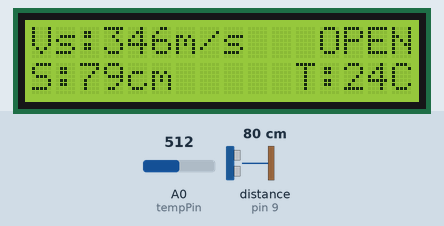
A sketch run on a simulated Arduino Uno, built with avr-gcc and run on an emulated ATmega328P. Shown: 16×2 character LCD. Wiring (inferred from the names in the program): ultrasonic range finder: trigger pin 8; echo pin 9. Inputs (shaded band) come from the test bench; at power-on: distance to the obstacle (sensor on pin 9) 80 cm, A0 (tempPin) = 512. The echo pulse lasts 58.3 µs per cm; what the sketch prints to the serial monitor is not drawn.

Above: at 1.2 s.
1.3 s: distance to the obstacle (sensor on pin 9) set to 95 cm
At 2.7 s:
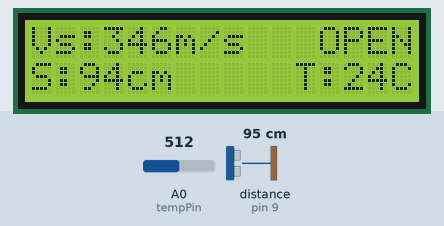
3.6 s: distance to the obstacle (sensor on pin 9) set to 106 cm
At 5.3 s:
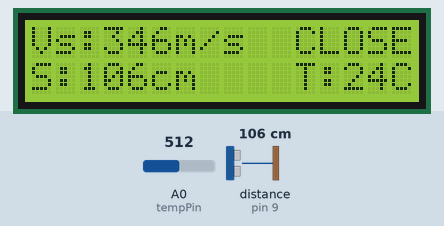
5.6 s: A0 (tempPin) set to 716
At 6.6 s:
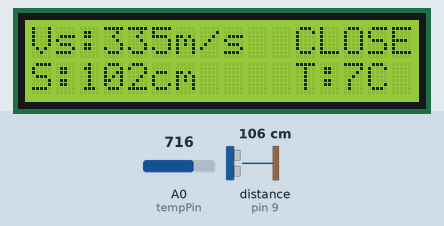
7.6 s: A0 (tempPin) set to 846
At 9.2 s:
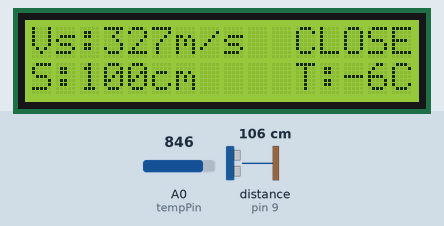
9.6 s: A0 (tempPin) set to 864
At 10.6 s:
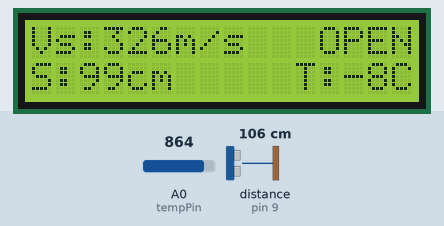
11.7 s: distance to the obstacle (sensor on pin 9) set to 2 cm
At 12.9 s:
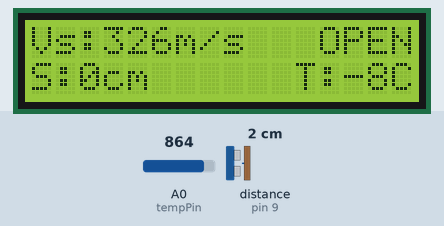
Timing chart, 0 to 14.7 s (numbered marks = the images above; inputs shaded):
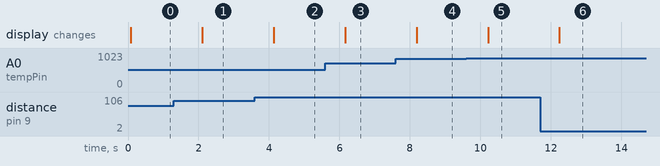

Measured:
- the behaviour switches between 100 and 101 cm on distance to the obstacle (sensor on pin 9) (found by bisection; images 1 and 2)
- the behaviour switches between 853 and 854 on A0 (tempPin) (found by bisection; images 4 and 5)
- after the input at 1.3 s, the display: changes after 0.80 s (image 1)
- after the input at 3.6 s, the display: changes after 0.53 s (image 2)
- after the input at 5.6 s, the display: changes after 0.56 s (image 3)
- after the input at 7.6 s, the display: changes after 0.59 s (image 4)
- after the input at 9.6 s, the display: changes after 0.62 s (image 5)
- after the input at 11.7 s, the display: changes after 0.54 s (image 6)

The sketch:

Final_uno.ino
```cpp
#include <LiquidCrystal.h>
#include <Wire.h>

/*****ultasonic definition*****/
const int echoPin=9;
const int trigPin=8;
unsigned long dist;
unsigned long distance;

/**temperature definition**/
const int tempPin=A0;

/*LCD definition*/
LiquidCrystal lcd(12, 11, 5, 4, 3, 2);


void setup() {
  pinMode(trigPin,OUTPUT);
  pinMode(echoPin,INPUT);
  Serial.begin(9600);

  lcd.begin(16, 2);

  Wire.begin(8);
  Wire.onRequest(requestEvent);
}

void loop() {
  int temp=0;
  float temperature=0;
  temp = analogRead(tempPin);
  /*AD convertion for NTC*/
  temperature=(1/(log(1/(1023./temp-1))/3950+1.0/298.15)-273.15);
  Serial.print("Temperature:");
  Serial.print(temperature);
  Serial.print("\n");

  /***Real time speed adjustment***/
  float soundspeed;
  soundspeed=331.45+0.61*temperature;

  dist = distanceMeasurements()*soundspeed/340;
  Serial.print("Distance is = ");
  Serial.print(dist);
  Serial.print("\n");

  /***LCD display***/
  lcd.setCursor(0,0);
  lcd.clear();
  lcd.setCursor(0,0);
  lcd.print("Vs:");
  lcd.print((int)soundspeed);
  lcd.print("m/s");

  lcd.setCursor(0,1);
  lcd.print("S:");
  lcd.print(dist);
  lcd.print("cm");

  if(temperature>-10)
  {
  lcd.setCursor(11,1);
  lcd.print("T:");
  lcd.print((int)temperature);
  lcd.print("C");
  }
  else
  {
  lcd.setCursor(10,1);
  lcd.print("T:");
  lcd.print((int)temperature);
  lcd.print("C");
  }

    if(dist<100)
  {
    lcd.setCursor(12,0);
    lcd.print("OPEN");
  }
  else
  {
    lcd.setCursor(11,0);
    lcd.print("CLOSE");
  }
  /*Important! Make sure the two boards are locked in a
  same frequency in loop or the port communication may
  send or recieve a same signal mutiple times*/
  delay(1000);
}

/***Port communication function***/
void requestEvent(){
  Wire.write(dist);
  delay(1000);
}

/***Distance detection function***/
unsigned long distanceMeasurements()
{
  digitalWrite(trigPin, LOW);
  delayMicroseconds(2);

  digitalWrite(trigPin, HIGH);
  delayMicroseconds(10);
  digitalWrite(trigPin, LOW);

  unsigned long dist = pulseIn(echoPin, HIGH);
  distance = dist*0.034/2;

  return distance;
}
```
